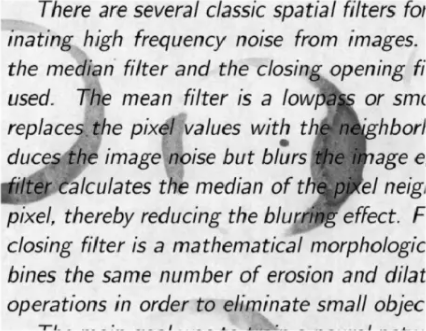
#> input picture Kiro's Images/dirty-img.png, 426 x 331 px
$ jupyter execute Adaptive_Thresholding.ipynb
#> lines starting #> are read from the running program, lines starting #| are printed output that depends on the picture
[cell 1]
import cv2
import matplotlib.pyplot as plt

def adaptive(IMAGE_PATH):
#> called with IMAGE_PATH = "Kiro's Images/dirty-img.png"
    img = cv2.imread(IMAGE_PATH, cv2.IMREAD_GRAYSCALE)
#> img: shape (331, 426); min 4, max 253, mean 198.6
    pass
    if img is None:
        print("Error: Image not found.")
        exit()

    # Apply Adaptive Thresholding
    thresh_img = cv2.adaptiveThreshold(
        img,
        255,
        cv2.ADAPTIVE_THRESH_GAUSSIAN_C,
        cv2.THRESH_BINARY,
        7,
        23
    )
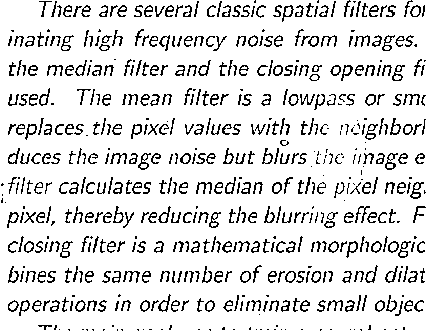
#> thresh_img: shape (331, 426); 87.2% white; black in thin lines or dots

    plt.figure(figsize=(10, 5))

    plt.subplot(1, 2, 1)
    plt.title("Original Grayscale")
    plt.imshow(img, cmap='gray')
    plt.axis('off')

    plt.subplot(1, 2, 2)
    plt.title("Adaptive Gaussian Threshold")
    plt.imshow(thresh_img, cmap='gray')
    plt.axis('off')

    plt.show()
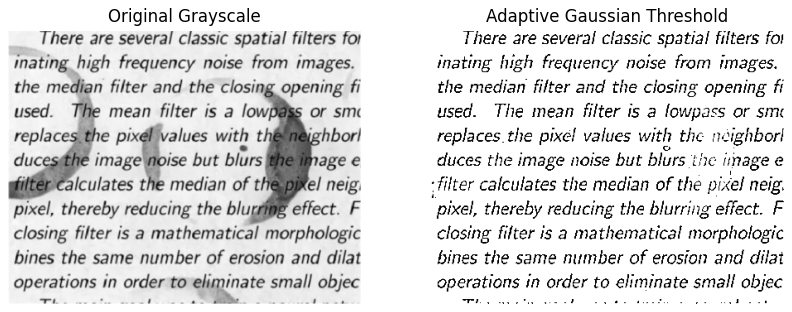
#> figure drawn by matplotlib, 2 panels

adaptive(r"Kiro's Images/dirty-img.png")
